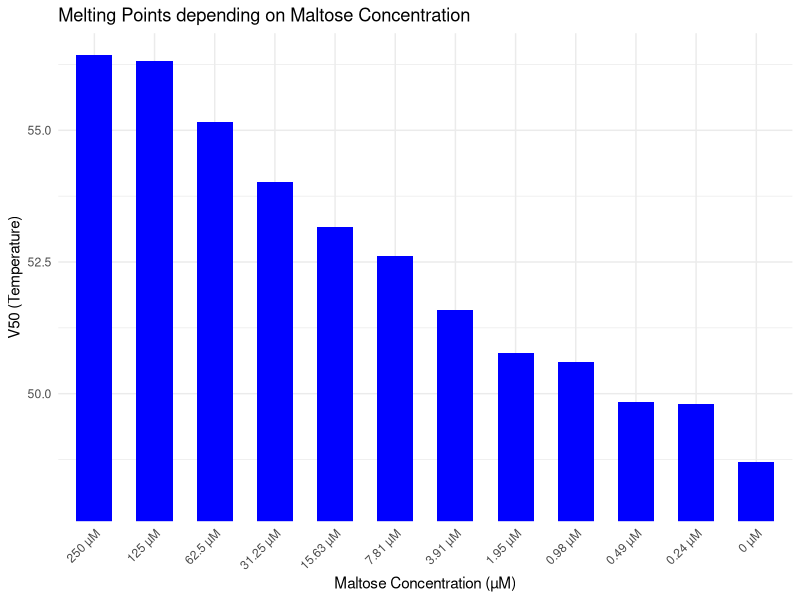

Reproduce this figure in R.
#!/usr/bin/env R 

library(ggplot2)
library(stats)

# Read CSV file - Assuming no headers in the file
data <- read.csv('Template-TM-determination.csv', header = FALSE)

# Select the specific rows and columns starting from the third column
selected_data <- data[10:120, 3:15]

# Manually set column names for selected_data with custom names
colnames(selected_data) <- c('Temperature', '250 µM', '125 µM', '62.5 µM', '31.25 µM', '15.63 µM', '7.81 µM', '3.91 µM', '1.95 µM', '0.98 µM', '0.49 µM', '0.24 µM', '0 µM')

# Replace "#N/A" with NA and convert to numeric for all selected columns
selected_data[] <- lapply(selected_data, function(x) {
  x <- as.character(x)
  x[x == "#N/A"] <- NA
  return(as.numeric(x))
})

# Remove rows with any NA values
selected_data <- selected_data[complete.cases(selected_data), ]

# Define the Boltzmann sigmoid function
boltzmann_sigmoid <- function(x, x0, s) {
  1 / (1 + exp(-(x - x0) / s))
}

# Function to fit the Boltzmann sigmoid function and return the V50 (x0) value
fit_boltzmann_and_get_v50 <- function(fluo, temp) {
  # Perform curve fitting
  fit <- nls(fluo ~ boltzmann_sigmoid(temp, x0, s), 
             start = list(x0 = median(temp), s = 1), 
             algorithm = "port",
             control = nls.control(maxiter = 100, minFactor = 1/1024))
  
  # Extract the estimated x0 parameter
  coef(fit)["x0"]
}

# Calculate V50 values for each fluorescence column
v50_values <- sapply(2:ncol(selected_data), function(i) {
  fit_boltzmann_and_get_v50(selected_data[, i], selected_data[, 1])
})

# Create a dataframe for V50 values
v50_data <- data.frame(Variable = colnames(selected_data)[-1], V50 = v50_values)

# Convert Variable to a factor with levels ordered by decreasing concentration
v50_data$Variable <- factor(v50_data$Variable, levels = v50_data$Variable)

# Create a bar plot
ggplot(v50_data, aes(x = Variable, y = V50)) +
    geom_bar(stat = "identity", fill = "blue", width = 0.6) +
    labs(title = "Melting Points depending on Maltose Concentration",
         x = "Maltose Concentration (µM)",
         y = "V50 (Temperature)") +
    theme_minimal() +
    theme(axis.text.x = element_text(angle = 45, hjust = 1)) +
    coord_cartesian(ylim = c(48, NA))  # Adjust the y-axis viewable area
